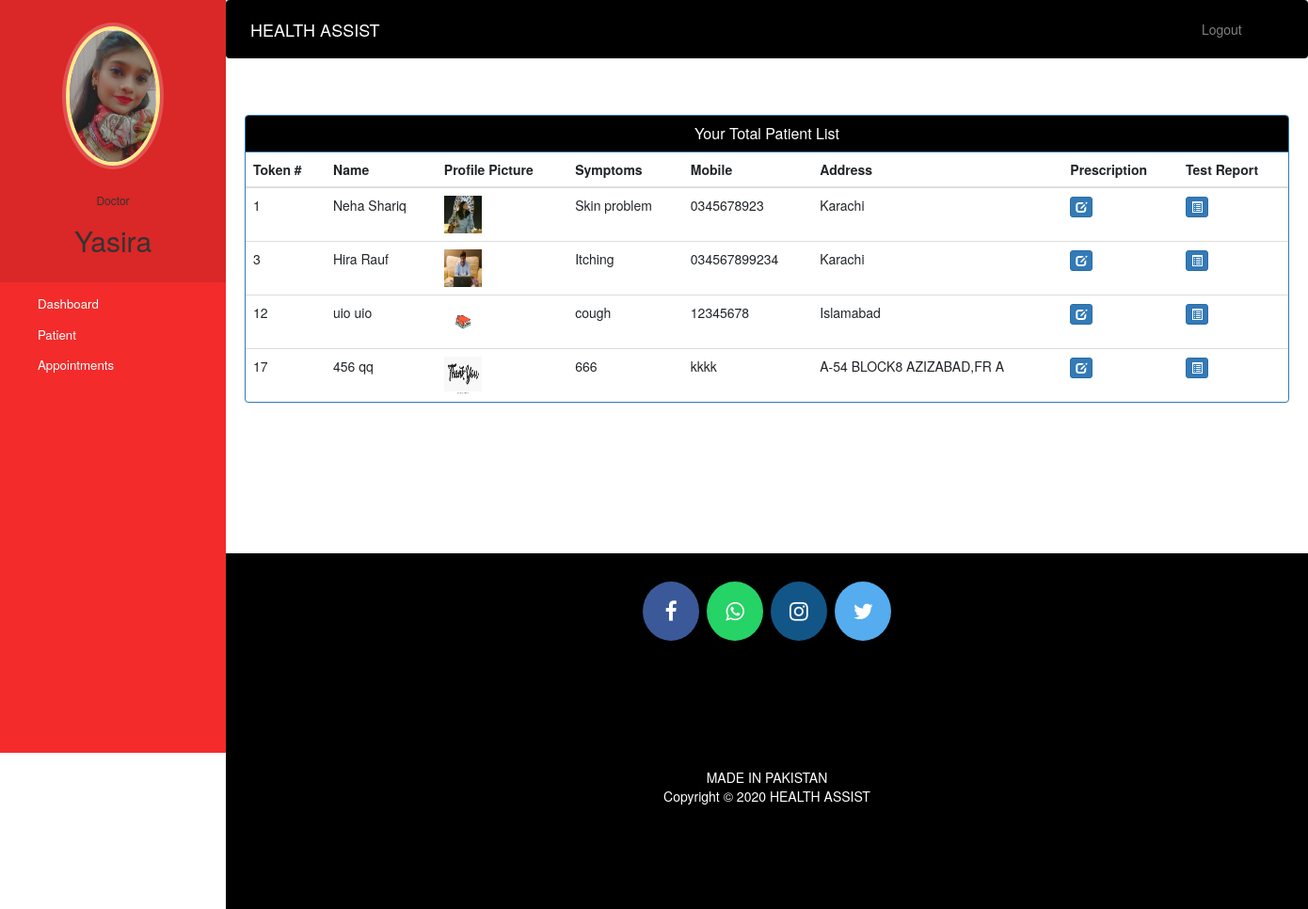
Page /doctor-view-patient (signed in) on the committed database.
### hospital/models.py (models this page shows, shortened)
class Doctor(models.Model):
    user=models.OneToOneField(User,on_delete=models.CASCADE)
    profile_pic= models.ImageField(upload_to='profile_pic/DoctorProfilePic/',null=True,blank=True)
    address = models.CharField(max_length=40)
    mobile = models.CharField(max_length=20,null=True)
    department= models.CharField(max_length=50,choices=departments,default='Cardiologist')
    status=models.BooleanField(default=True)

class Patient(models.Model):
    user=models.OneToOneField(User,on_delete=models.CASCADE)
    profile_pic= models.ImageField(upload_to='profile_pic/PatientProfilePic/',null=True,blank=True)
    address = models.CharField(max_length=40)
    mobile = models.CharField(max_length=20,null=True)
    symptoms = models.CharField(max_length=100,null=True)
    assignedDoctorId = models.PositiveIntegerField(null=True)
    admitDate=models.DateField(auto_now=True)
    status=models.BooleanField(default=True)
    @property
    def get_name(self):
        return self.user.first_name+" "+self.user.last_name

### hospital/views.py (the view)
# urls.py: path('doctor-view-patient', views.doctor_view_patient_view,name='doctor-view-patient'),
@login_required(login_url='doctorlogin')
@user_passes_test(is_doctor)
def doctor_view_patient_view(request):
    patients=models.Patient.objects.all().filter(status=True,assignedDoctorId=request.user.id)
    doctor=models.Doctor.objects.get(user_id=request.user.id) #for profile picture of doctor in sidebar
    return render(request,'hospital/doctor_view_patient.html',{'patients':patients,'doctor':doctor})

### hospital/views.py (called while the page is built)
def is_doctor(user):
    return user.groups.filter(name='DOCTOR').exists()

### templates/hospital/doctor_view_patient.html (shortened to what this page needs)
{% extends 'hospital/doctor_base.html' %}
{% block content %}
{%load static%}
<head>
  <link href="//netdna.bootstrapcdn.com/bootstrap/3.0.0/css/bootstrap.min.css" rel="stylesheet" id="bootstrap-css">
</head>
<div class="container">
  <div class="panel panel-primary">
    <div class="panel-heading" style=" background-color:black;">
      <h6 class="panel-title">Your Total Patient List</h6>
    </div>
    <table class="table table-hover" id="dev-table">
      <thead>
        <tr>
          <th>Token #</th>
          <th>Name</th>
          <th>Profile Picture</th>
          <th>Symptoms</th>
          <th>Mobile</th>
          <th>Address</th>
          <th>Prescription</th>
          <th>Test Report</th>
        </tr>
      </thead>
      {% for p in patients %}
      <tr>
        <td> {{p.id}}</td>
        <td> {{p.get_name}}</td>
        <td> <img src="{% static p.profile_pic.url %}" alt="Profile Pic" height="40px" width="40px" /></td>
        <td>{{p.symptoms}}</td>
        <td>{{p.mobile}}</td>
        <td>{{p.address}}</td>
        <td><a class="btn btn-primary btn-xs" href="{% url 'doctor-add-prescription' p.id %}"><span class="glyphicon glyphicon-edit"></span></a></td>
        <td><a class="btn btn-primary btn-xs" href="{% url 'doctor-add-testreport' p.id %}"><span class="glyphicon glyphicon-list-alt"></span></a></td>
      </tr>
      {% endfor %}
    </table>
  </div>
</div>
{% endblock content %}

### templates/hospital/doctor_base.html (shortened to what this page needs)
<!DOCTYPE html>
{% load static %}
<html lang="en">
<head>
  <link rel="stylesheet" href="https://stackpath.bootstrapcdn.com/bootstrap/4.3.1/css/bootstrap.min.css">
  <link rel="stylesheet" href="https://maxcdn.bootstrapcdn.com/font-awesome/4.7.0/css/font-awesome.min.css">
</head>
<body>
  <nav class="menu" tabindex="0" style="background-color:  #f32b2b  ;">
    <header class="avatar">
      <img src="{% static doctor.profile_pic.url %}" alt="Profile Pic" />
      <br><br>
      <h6>Doctor</h6>
      <h2>{{request.user.first_name}}</h2>
    </header>
    <ul>
      <li tabindex="0" class="icon-dashboard"> <a style="color:white; text-decoration:none;" href="/doctor-dashboard"><span>Dashboard</span></a> </li>
      <li tabindex="0" class="icon-users"> <a style="color:white; text-decoration:none;" href="/doctor-patient"><span>Patient</span></a></li>
      <li tabindex="0" class="icon-calendar"> <a style="color:white; text-decoration:none;" href="/doctor-appointment"><span>Appointments</span></a></li>
    </ul>
  </nav>
  <main>
    <div class="bs-example">
      <nav class="navbar navbar-expand-md  navbar-dark fixed-top" style="background:black;">
        <a href="/doctor-dashboard" class="navbar-brand">HEALTH ASSIST</a>
        <div class="collapse navbar-collapse justify-content-between" id="navbarCollapse">
          <div class="navbar-nav" style=" margin-left: 90%;">
            <a href="/logout" class="nav-item nav-link">Logout</a>
          </div>
        </div>
      </nav>
    </div>
    <br><br>
    {% block content %}
    {% endblock content %}
    <br><br><br><br><br><br><br>
    <footer>
      <p>
        <a id="ftr" href="https://facebook.com/sumit.luv/" class="fa fa-facebook"></a>
        <a id="ftr" href="https://api.whatsapp.com/send?phone=919572181024&text=Hello%20Sumit.%0d%0aHow%20are%20you%20%3f%0d%0aI%20came%20from%20your%20website.&source=&data=#" class="fa fa-whatsapp"></a>
        <a id="ftr" href="https://instagram.com/sumit.luv" class="fa fa-instagram"></a>
        <a id="ftr" href="https://twitter.com/sumitkumar1503" class="fa fa-twitter"></a>
      </p>
      <br>
      <div class="container">
        <div class="row">
          <div class="col-md-12 col-sm-12">
            <div style="color:#ffffff;" class="wow fadeInUp footer-copyright">
              <p>MADE IN PAKISTAN <br>
                Copyright &copy; 2020 HEALTH ASSIST </p>
            </div>
          </div>
        </div>
      </div>
    </footer>
  </main>
</body>
</html>

### templates/hospital/doctor_base.html (style rules this page uses)
a:link { text-decoration: none; }
a { color: white; }
footer { padding: 0px 0px 0px 0px; background-color: black; margin: 0px; }
#ftr { padding: 20px; }
.fa { font-size: 23px; width: 60px; text-align: center; text-decoration: none; margin: 5px 2px; border-radius: 50%; }
.fa-facebook { background: #3B5998; color: white; margin-top: 30px; }
.fa-whatsapp { background: #25d366; color: white; }
.fa-twitter { background: #55ACEE; color: white; }
.fa-instagram { background: #125688; color: white; }
p { text-align: center; }
body { padding-left: 240px; }
main { position: relative; height: 100vh; }
.menu { background: #5bc995; height: 100vh; width: 240px; position: fixed; top: 0px; left: 0; z-index: 5; outline: none; }
.menu .avatar { background: rgba(0, 0, 0, 0.1); padding: 2em 0.5em; text-align: center; }
.menu .avatar img { width: 100px; border-radius: 50%; overflow: hidden; border: 4px solid #ffea92; box-shadow: 0 0 0 4px rgba(255, 255, 255, 0.2); }
.menu .avatar h2 { font-weight: normal; margin-bottom: 0; }
.menu ul { list-style: none; padding: 0.5em 0; margin: 0; }
.menu ul li { padding: 0.5em 1em 0.5em 3em; font-size: 0.95em; font-weight: regular; background-repeat: no-repeat; background-position: left 15px center; background-size: auto 20px; transition: all 0.15s linear; cursor: pointer; }
.menu ul li.icon-dashboard { background-image: url("http://www.entypo.com/images//gauge.svg"); }
.menu ul li.icon-users { background-image: url("http://www.entypo.com/images//users.svg"); }
.menu ul li.icon-calendar { background-image: url("http://www.entypo.com/images//calendar.svg"); }

### templates/hospital/doctor_view_patient.html (style rules this page uses)
a:link { text-decoration: none; }
h6 { text-align: center; }
.row { margin: 100px; }

### rows in the picture
Doctor: profile_pic (picture)
Patient: id "1", get_name "Neha Shariq", profile_pic (picture), symptoms "Skin problem", mobile "0345678923", address "Karachi"
Patient: id "3", get_name "Hira Rauf", profile_pic (picture), symptoms "Itching", mobile "034567899234", address "Karachi"
Patient: id "12", get_name "uio uio", profile_pic (picture), symptoms "cough", mobile "12345678", address "Islamabad"
Patient: id "17", get_name "456 qq", profile_pic (picture), symptoms "666", mobile "kkkk", address "A-54 BLOCK8 AZIZABAD,FR A"

### other values in the picture
{{ request.user.first_name }} "Yasira"
